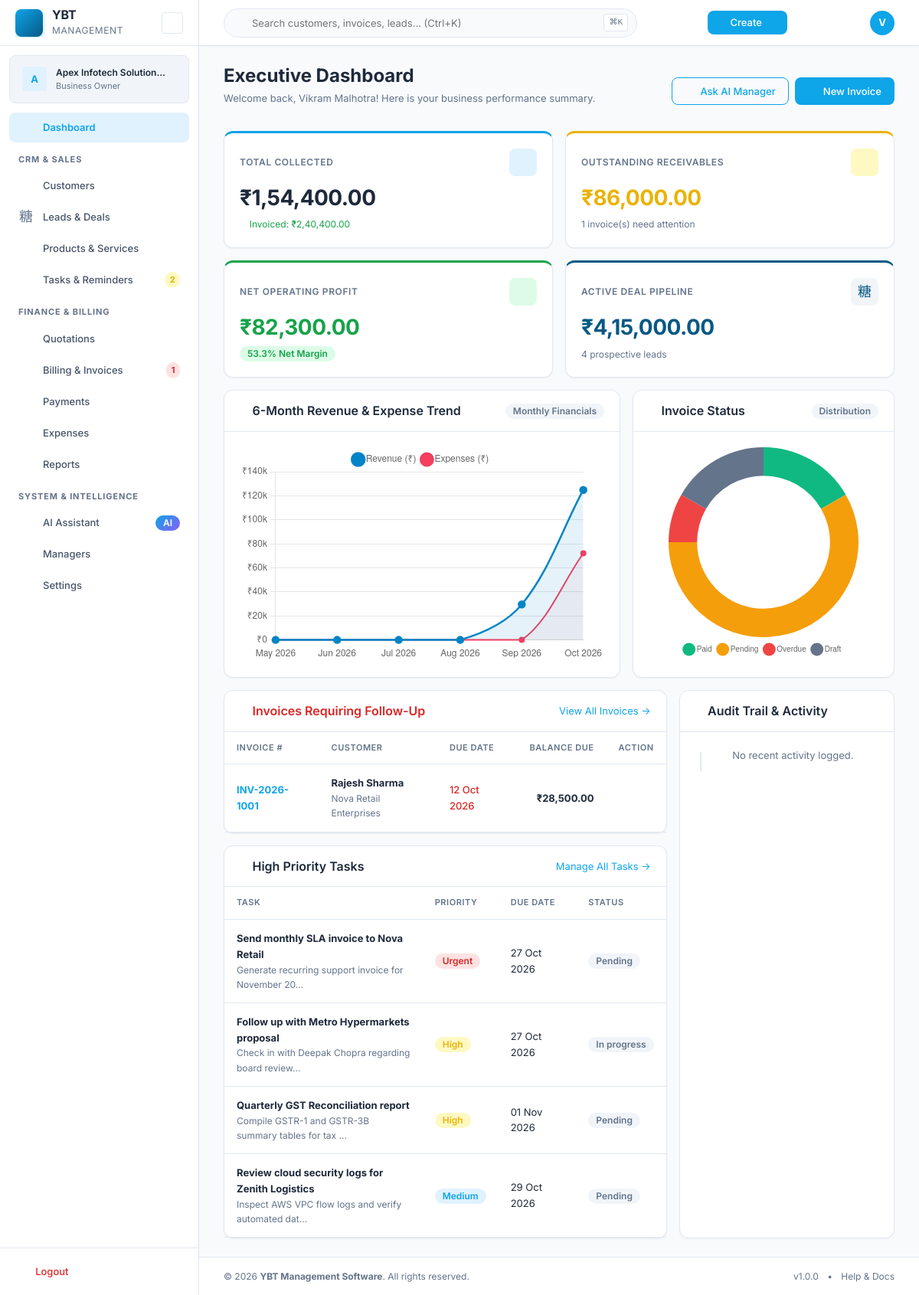
/dashboard.php (signed in), run on the app's committed database.
### tables this page shows
CREATE TABLE `invoices` (
  `id` INT UNSIGNED AUTO_INCREMENT PRIMARY KEY,
  `business_id` INT UNSIGNED NOT NULL,
  `invoice_number` VARCHAR(50) NOT NULL,
  `customer_id` INT UNSIGNED NOT NULL,
  `quotation_id` INT UNSIGNED DEFAULT NULL,
  `invoice_type` ENUM('standard','gst','non_gst','proforma') DEFAULT 'standard',
  `invoice_date` DATE NOT NULL,
  `due_date` DATE NOT NULL,
  `subtotal` DECIMAL(15,2) NOT NULL DEFAULT 0.00,
  `discount_total` DECIMAL(15,2) NOT NULL DEFAULT 0.00,
  `tax_total` DECIMAL(15,2) NOT NULL DEFAULT 0.00,
  `grand_total` DECIMAL(15,2) NOT NULL DEFAULT 0.00,
  `amount_paid` DECIMAL(15,2) NOT NULL DEFAULT 0.00,
  `outstanding` DECIMAL(15,2) NOT NULL DEFAULT 0.00,
  `currency` VARCHAR(10) DEFAULT 'INR',
  `notes` TEXT DEFAULT NULL,
  `terms` TEXT DEFAULT NULL,
  `footer` TEXT DEFAULT NULL,
  `payment_instructions` TEXT DEFAULT NULL,
  `status` ENUM('draft','issued','partially_paid','paid','overdue','void','cancelled') DEFAULT 'draft',
   
  `place_of_supply` VARCHAR(100) DEFAULT NULL,
  `cgst_total` DECIMAL(15,2) DEFAULT 0.00,
  `sgst_total` DECIMAL(15,2) DEFAULT 0.00,
  `igst_total` DECIMAL(15,2) DEFAULT 0.00,
   
  `business_snapshot` JSON DEFAULT NULL,
  `customer_snapshot` JSON DEFAULT NULL,
  `pdf_path` VARCHAR(500) DEFAULT NULL,
  `is_demo` TINYINT(1) DEFAULT 0,
  `issued_at` TIMESTAMP NULL DEFAULT NULL,
  `created_by` INT UNSIGNED DEFAULT NULL,
  `created_at` TIMESTAMP DEFAULT CURRENT_TIMESTAMP,
  `updated_at` TIMESTAMP DEFAULT CURRENT_TIMESTAMP ON UPDATE CURRENT_TIMESTAMP,
  UNIQUE KEY `uk_invoice_number` (`business_id`, `invoice_number`),
  INDEX `idx_invoices_customer` (`customer_id`),
  INDEX `idx_invoices_status` (`status`),
  INDEX `idx_invoices_date` (`invoice_date`),
  INDEX `idx_invoices_due` (`due_date`),
  FOREIGN KEY (`business_id`) REFERENCES `businesses`(`id`) ON DELETE CASCADE,
  FOREIGN KEY (`customer_id`) REFERENCES `customers`(`id`),
  FOREIGN KEY (`quotation_id`) REFERENCES `quotations`(`id`) ON DELETE SET NULL,
  FOREIGN KEY (`created_by`) REFERENCES `users`(`id`) ON DELETE SET NULL
);

CREATE TABLE `customers` (
  `id` INT UNSIGNED AUTO_INCREMENT PRIMARY KEY,
  `business_id` INT UNSIGNED NOT NULL,
  `type` ENUM('individual','business') DEFAULT 'individual',
  `name` VARCHAR(255) NOT NULL,
  `company_name` VARCHAR(255) DEFAULT NULL,
  `contact_person` VARCHAR(255) DEFAULT NULL,
  `email` VARCHAR(255) DEFAULT NULL,
  `phone` VARCHAR(50) DEFAULT NULL,
  `alt_phone` VARCHAR(50) DEFAULT NULL,
  `billing_address_line1` VARCHAR(255) DEFAULT NULL,
  `billing_address_line2` VARCHAR(255) DEFAULT NULL,
  `billing_city` VARCHAR(100) DEFAULT NULL,
  `billing_state` VARCHAR(100) DEFAULT NULL,
  `billing_postal_code` VARCHAR(20) DEFAULT NULL,
  `billing_country` VARCHAR(100) DEFAULT 'India',
  `shipping_address_line1` VARCHAR(255) DEFAULT NULL,
  `shipping_address_line2` VARCHAR(255) DEFAULT NULL,
  `shipping_city` VARCHAR(100) DEFAULT NULL,
  `shipping_state` VARCHAR(100) DEFAULT NULL,
  `shipping_postal_code` VARCHAR(20) DEFAULT NULL,
  `shipping_country` VARCHAR(100) DEFAULT NULL,
  `gstin` VARCHAR(20) DEFAULT NULL,
  `pan` VARCHAR(20) DEFAULT NULL,
  `category` VARCHAR(100) DEFAULT NULL,
  `tags` VARCHAR(500) DEFAULT NULL,
  `notes` TEXT DEFAULT NULL,
  `status` ENUM('active','archived') DEFAULT 'active',
  `is_demo` TINYINT(1) DEFAULT 0,
  `created_by` INT UNSIGNED DEFAULT NULL,
  `created_at` TIMESTAMP DEFAULT CURRENT_TIMESTAMP,
  `updated_at` TIMESTAMP DEFAULT CURRENT_TIMESTAMP ON UPDATE CURRENT_TIMESTAMP,
  INDEX `idx_customers_business` (`business_id`),
  INDEX `idx_customers_status` (`status`),
  INDEX `idx_customers_name` (`name`),
  INDEX `idx_customers_demo` (`is_demo`),
  FOREIGN KEY (`business_id`) REFERENCES `businesses`(`id`) ON DELETE CASCADE,
  FOREIGN KEY (`created_by`) REFERENCES `users`(`id`) ON DELETE SET NULL
);

CREATE TABLE `tasks` (
  `id` INT UNSIGNED AUTO_INCREMENT PRIMARY KEY,
  `business_id` INT UNSIGNED NOT NULL,
  `title` VARCHAR(255) NOT NULL,
  `description` TEXT DEFAULT NULL,
  `priority` ENUM('low','medium','high','urgent') DEFAULT 'medium',
  `status` ENUM('pending','in_progress','completed','cancelled') DEFAULT 'pending',
  `due_date` DATETIME DEFAULT NULL,
  `reminder_date` DATETIME DEFAULT NULL,
  `completed_at` DATETIME DEFAULT NULL,
  `customer_id` INT UNSIGNED DEFAULT NULL,
  `lead_id` INT UNSIGNED DEFAULT NULL,
  `assigned_to` INT UNSIGNED DEFAULT NULL,
  `is_demo` TINYINT(1) DEFAULT 0,
  `created_by` INT UNSIGNED DEFAULT NULL,
  `created_at` TIMESTAMP DEFAULT CURRENT_TIMESTAMP,
  `updated_at` TIMESTAMP DEFAULT CURRENT_TIMESTAMP ON UPDATE CURRENT_TIMESTAMP,
  INDEX `idx_tasks_business` (`business_id`),
  INDEX `idx_tasks_status` (`status`),
  INDEX `idx_tasks_due` (`due_date`),
  FOREIGN KEY (`business_id`) REFERENCES `businesses`(`id`) ON DELETE CASCADE,
  FOREIGN KEY (`customer_id`) REFERENCES `customers`(`id`) ON DELETE SET NULL,
  FOREIGN KEY (`lead_id`) REFERENCES `leads`(`id`) ON DELETE SET NULL,
  FOREIGN KEY (`assigned_to`) REFERENCES `users`(`id`) ON DELETE SET NULL,
  FOREIGN KEY (`created_by`) REFERENCES `users`(`id`) ON DELETE SET NULL
);

### dashboard.php (the view, shortened to what the rows shown need)
<?php
require_once __DIR__ . '/services/report-service.php';
$businessId = Auth::businessId();
$monthlyTrends = ReportService::getMonthlyTrends($businessId, 6);
$overdueInvoices = Database::fetchAll(
    "SELECT i.*, c.name as customer_name, c.company_name
     FROM invoices i
     JOIN customers c ON i.customer_id = c.id
     WHERE i.business_id = ? AND (i.status = 'overdue' OR (i.status IN ('sent', 'partial') AND i.due_date < CURDATE()))
     ORDER BY i.due_date ASC LIMIT 5",
    [$businessId]
);
$tasks = Database::fetchAll(
    "SELECT * FROM tasks
     WHERE business_id = ? AND status != 'completed'
     ORDER BY (priority = 'urgent') DESC, (priority = 'high') DESC, due_date ASC LIMIT 5",
    [$businessId]
);
$invStatuses = Database::fetchAll(
    "SELECT status, COUNT(*) as cnt FROM invoices WHERE business_id = ? GROUP BY status",
    [$businessId]
);
$statusDist = [];
foreach ($invStatuses as $st) {
    $statusDist[$st['status']] = (int)$st['cnt'];
}
require YBT_ROOT . '/includes/header.php';
?>
<div class="page-header d-flex justify-between align-center mb-4">
    <div>
        <h1 class="page-title">Executive Dashboard</h1>
    </div>
</div>
<div class="grid grid-cols-3 gap-4">
    <div class="col-span-2 d-flex flex-column gap-4">
        <div class="card">
            <div class="card-body p-0">
                <?php if (empty($overdueInvoices)): ?>
                    <div class="empty-state p-4 text-center">
                        <i class="ti ti-circle-check text-success text-2xl mb-1"></i>
                        <p class="text-muted text-sm">No overdue invoices found! All payments are up to date.</p>
                    </div>
                <?php else: ?>
                    <div class="table-responsive">
                        <table class="data-table">
                            <thead>
                                <tr>
                                    <th>Invoice #</th>
                                    <th>Customer</th>
                                    <th>Due Date</th>
                                    <th class="text-right">Balance Due</th>
                                    <th class="text-center">Action</th>
                                </tr>
                            </thead>
                            <tbody>
                                <?php foreach ($overdueInvoices as $inv): ?>
                                <tr>
                                    <td>
                                        <a href="<?= url('invoice-view.php?id=' . $inv['id']) ?>" class="font-bold">
                                            <?= e($inv['invoice_number']) ?>
                                        </a>
                                    </td>
                                    <td>
                                        <div><strong><?= e($inv['customer_name']) ?></strong></div>
                                        <div class="text-xs text-muted"><?= e($inv['company_name'] ?? '') ?></div>
                                    </td>
                                    <td>
                                        <span class="text-danger font-medium"><?= formatDate($inv['due_date']) ?></span>
                                    </td>
                                    <td class="text-right font-bold text-danger">
                                        <?= formatCurrency($inv['outstanding']) ?>
                                    </td>
                                    <td class="text-center">
                                        <a href="<?= url('invoice-view.php?id=' . $inv['id']) ?>" class="btn btn-sm btn-ghost" title="View details">
                                            <i class="ti ti-arrow-right"></i>
                                        </a>
                                    </td>
                                </tr>
                                <?php endforeach; ?>
                            </tbody>
                        </table>
                    </div>
                <?php endif; ?>
            </div>
        </div>
        <div class="card">
            <div class="card-body p-0">
                <?php if (empty($tasks)): ?>
                    <div class="empty-state p-4 text-center">
                        <p class="text-muted text-sm">No pending tasks. You're all caught up!</p>
                    </div>
                <?php else: ?>
                    <div class="table-responsive">
                        <table class="data-table">
                            <thead>
                                <tr>
                                    <th>Task</th>
                                    <th>Priority</th>
                                    <th>Due Date</th>
                                    <th>Status</th>
                                </tr>
                            </thead>
                            <tbody>
                                <?php foreach ($tasks as $t): ?>
                                <tr>
                                    <td>
                                        <strong><?= e($t['title']) ?></strong>
                                        <div class="text-xs text-muted"><?= e(truncate($t['description'] ?? '', 50)) ?></div>
                                    </td>
                                    <td>
                                        <span class="badge badge-<?= $t['priority'] === 'urgent' ? 'danger' : ($t['priority'] === 'high' ? 'warning' : 'info') ?>">
                                            <?= ucfirst($t['priority']) ?>
                                        </span>
                                    </td>
                                    <td><?= formatDate($t['due_date']) ?></td>
                                    <td>
                                        <span class="badge badge-subtle"><?= ucfirst(str_replace('_', ' ', $t['status'])) ?></span>
                                    </td>
                                </tr>
                                <?php endforeach; ?>
                            </tbody>
                        </table>
                    </div>
                <?php endif; ?>
            </div>
        </div>
    </div>
</div>
<script>
document.addEventListener('DOMContentLoaded', function() {
    if (window.DashboardCharts) {
        DashboardCharts.init({
            monthlyRevenue: <?= json_encode($monthlyTrends) ?>,
            invoiceDistribution: <?= json_encode($statusDist) ?>
        });
    }
});
</script>
<?php require YBT_ROOT . '/includes/footer.php'; ?>

### data on the page
invoices: invoice_number "INV-2026-1001", customer.name "Rajesh Sharma", customer.company_name "Nova Retail Enterprises", due_date "12 Oct 2026", outstanding "₹28,500.00"
tasks: title "Send monthly SLA invoice to Nova Retail", description "Generate recurring support invoice for November 20…", priority "Urgent", due_date "27 Oct 2026", status "Pending"
tasks: title "Follow up with Metro Hypermarkets proposal", description "Check in with Deepak Chopra regarding board review…", priority "High", due_date "27 Oct 2026", status "In progress"
tasks: title "Quarterly GST Reconciliation report", description "Compile GSTR-1 and GSTR-3B summary tables for tax …", priority "High", due_date "01 Nov 2026", status "Pending"
tasks: title "Review cloud security logs for Zenith Logistics", description "Inspect AWS VPC flow logs and verify automated dat…", priority "Medium", due_date "29 Oct 2026", status "Pending"

### other printed values
substr(e($businessName), 0, 1) "A"
truncate($businessName, 22) "Apex Infotech Solution…"
$pendingTasksCount "2"
$overdueInvoicesCount "1"
$userInitial "V"
Auth::name() "Vikram Malhotra"
formatCurrency($exec['total_collected']) "₹1,54,400.00"
formatCurrency($exec['total_invoiced']) "₹2,40,400.00"
formatCurrency($exec['total_outstanding']) "₹86,000.00"
count($overdueInvoices) "1"
formatCurrency($exec['net_profit']) "₹82,300.00"
$exec['profit_margin'] "53.3"
formatCurrency($exec['total_pipeline']) "₹4,15,000.00"
$exec['active_leads'] "4"
APP_NAME "YBT Management Software"
